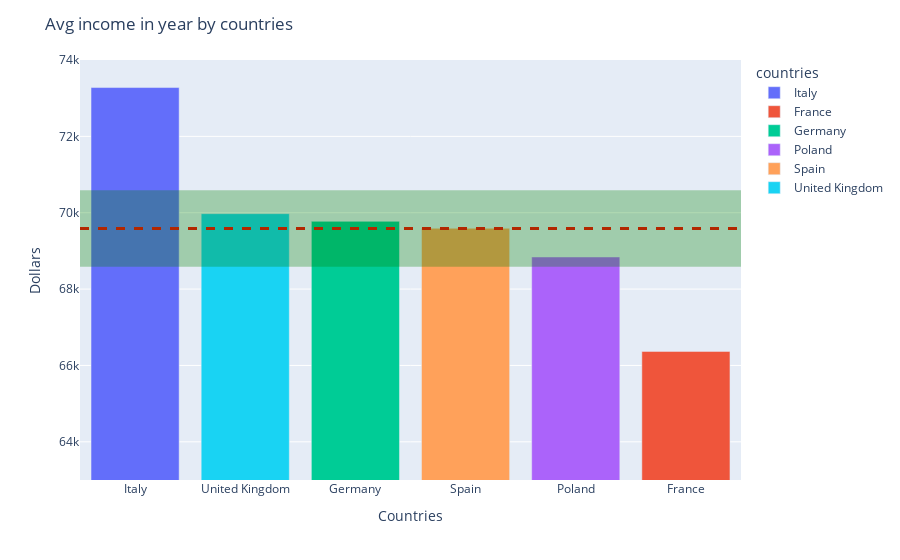

Source (notebook cell):
### Markdown cell above
Plot: Avg income in year by countries

### Code cell
fig = px.bar(df_avg_income_in_year_by_country,x="countries",y="income",color="countries",hover_name="countries")
fig.update_layout(
title="Avg income in year by countries",
xaxis_title="Countries",
yaxis_title="Dollars",
yaxis_range=[63000,74000],
# barmode='stack', 
xaxis={'categoryorder':'total descending'}
)

fig.add_hline(y=average_income_in_year, line_width=3, line_dash="dash", line_color="red")
fig.add_hrect(y0=average_income_in_year-1000, y1=average_income_in_year+1000, line_width=0, fillcolor="green", opacity=0.3)
fig.show()

### Figure 1 — Plotly figure (JSON) as saved in the notebook; plotly's stock layout.template omitted (floating-point values rounded to 4 significant figures)
{"data": [{"alignmentgroup": "True", "hovertemplate": "<b>%{hovertext}</b><br><br>countries=%{x}<br>income=%{y}<extra></extra>", "hovertext": ["Italy"], "legendgroup": "Italy", "marker": {"color": "#636efa", "pattern": {"shape": ""}}, "name": "Italy", "offsetgroup": "Italy", "orientation": "v", "showlegend": true, "textposition": "auto", "type": "bar", "x": ["Italy"], "xaxis": "x", "y": [73280.0], "yaxis": "y"}, {"alignmentgroup": "True", "hovertemplate": "<b>%{hovertext}</b><br><br>countries=%{x}<br>income=%{y}<extra></extra>", "hovertext": ["France"], "legendgroup": "France", "marker": {"color": "#EF553B", "pattern": {"shape": ""}}, "name": "France", "offsetgroup": "France", "orientation": "v", "showlegend": true, "textposition": "auto", "type": "bar", "x": ["France"], "xaxis": "x", "y": [66370.0], "yaxis": "y"}, {"alignmentgroup": "True", "hovertemplate": "<b>%{hovertext}</b><br><br>countries=%{x}<br>income=%{y}<extra></extra>", "hovertext": ["Germany"], "legendgroup": "Germany", "marker": {"color": "#00cc96", "pattern": {"shape": ""}}, "name": "Germany", "offsetgroup": "Germany", "orientation": "v", "showlegend": true, "textposition": "auto", "type": "bar", "x": ["Germany"], "xaxis": "x", "y": [69770.0], "yaxis": "y"}, {"alignmentgroup": "True", "hovertemplate": "<b>%{hovertext}</b><br><br>countries=%{x}<br>income=%{y}<extra></extra>", "hovertext": ["Poland"], "legendgroup": "Poland", "marker": {"color": "#ab63fa", "pattern": {"shape": ""}}, "name": "Poland", "offsetgroup": "Poland", "orientation": "v", "showlegend": true, "textposition": "auto", "type": "bar", "x": ["Poland"], "xaxis": "x", "y": [68840.0], "yaxis": "y"}, {"alignmentgroup": "True", "hovertemplate": "<b>%{hovertext}</b><br><br>countries=%{x}<br>income=%{y}<extra></extra>", "hovertext": ["Spain"], "legendgroup": "Spain", "marker": {"color": "#FFA15A", "pattern": {"shape": ""}}, "name": "Spain", "offsetgroup": "Spain", "orientation": "v", "showlegend": true, "textposition": "auto", "type": "bar", "x": ["Spain"], "xaxis": "x", "y": [69590.0], "yaxis": "y"}, {"alignmentgroup": "True", "hovertemplate": "<b>%{hovertext}</b><br><br>countries=%{x}<br>income=%{y}<extra></extra>", "hovertext": ["United Kingdom"], "legendgroup": "United Kingdom", "marker": {"color": "#19d3f3", "pattern": {"shape": ""}}, "name": "United Kingdom", "offsetgroup": "United Kingdom", "orientation": "v", "showlegend": true, "textposition": "auto", "type": "bar", "x": ["United Kingdom"], "xaxis": "x", "y": [69980.0], "yaxis": "y"}], "layout": {"barmode": "relative", "legend": {"title": {"text": "countries"}, "tracegroupgap": 0}, "margin": {"t": 60}, "shapes": [{"line": {"color": "red", "dash": "dash", "width": 3}, "type": "line", "x0": 0, "x1": 1, "xref": "x domain", "y0": 69586, "y1": 69586, "yref": "y"}, {"fillcolor": "green", "line": {"width": 0}, "opacity": 0.3, "type": "rect", "x0": 0, "x1": 1, "xref": "x domain", "y0": 68586, "y1": 70586, "yref": "y"}], "title": {"text": "Avg income in year by countries"}, "xaxis": {"anchor": "y", "categoryarray": ["Italy", "France", "Germany", "Poland", "Spain", "United Kingdom"], "categoryorder": "total descending", "domain": [0, 1], "title": {"text": "Countries"}}, "yaxis": {"anchor": "x", "domain": [0, 1], "range": [63000, 74000], "title": {"text": "Dollars"}}}}
